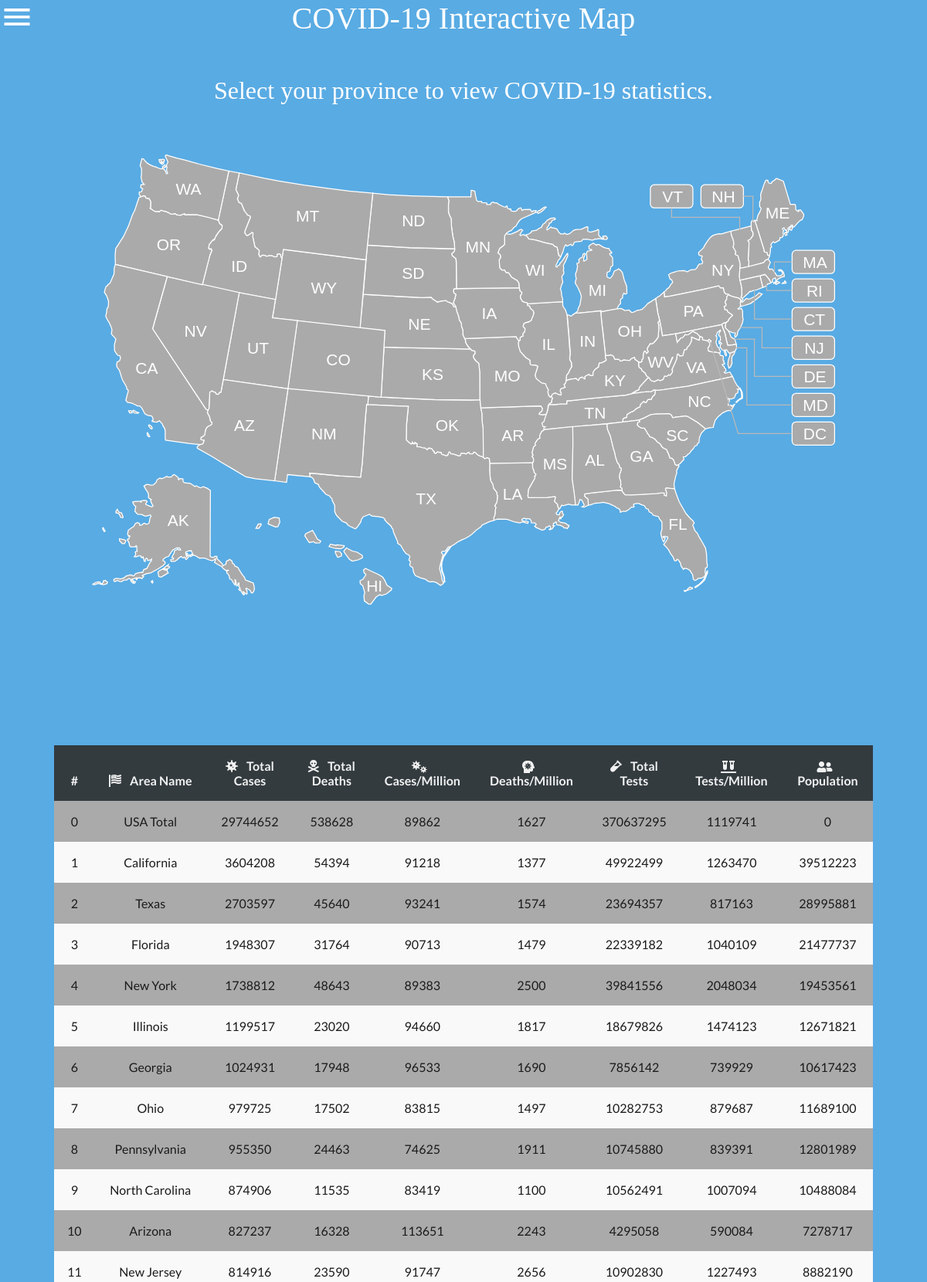
Screenshot of /map/ (upper part) with the database file from the repository.
### tables this page shows
CREATE TABLE COVIDSTATS (
            id INTEGER NOT NULL PRIMARY KEY AUTOINCREMENT,
            state_name TEXT,
            total_cases INTEGER,
            new_cases INTEGER,
            total_deaths INTEGER,
            new_deaths INTEGER,
            total_recovered INTEGER,
            active_cases INTEGER,
            case_mill INTEGER,
            death_mill INTEGER,
            total_tests INTEGER,
            test_mill INTEGER,
            population INTEGER
            );

### view.py (the view)
@app.route('/map/')
def map_route():
    conn = sl3.connect('platypodes.db')
    c = conn.cursor()
    c.execute("SELECT * FROM COVIDSTATS")
    return render_template("/homesite/map.html", rows=c.fetchall(), model=model.setup())

### model.py (called while the page is built)
def setup():
    name = "P2-Platypodes"
    source = {"name": name}  # source dictionary used to define certain Jinja variables
    project1 = "Frontend"  # frontend links
    projlinks1 = [
        Link("GitHub", "https://github.com/aymankazi9/P2-Platypodes/tree/main/templates")
    ]
    project2 = "Backend"  # backend links
    projlinks2 = [
        Link("GitHub", "https://github.com/aymankazi9/P2-Platypodes/blob/main/stats.py")
    ]
    proj1 = Model(project1, projlinks1)
    proj2 = Model(project2, projlinks2)
    projects = Models(source, [proj1, proj2])
    return projects

    def get_source(self):
        return self.source

    def get_model(self):
        return self.model

### templates/homesite/map.html (shortened to what this page needs)
{% extends "base.html" %}
{% block content %}
<head>
</head>
<body style="background-color: #59ABE3;">
<h1 style="text-align:center; color: white; font-family: Palatino"> COVID-19 Interactive Map </h1>
<h3 style="color: #59ABE3">~</h3>
<h2 style = "text-align:center; color: white; font-family: Palatino">Select your province to view COVID-19 statistics.</h2>
<h1 style="color: #59ABE3">~</h1>
<img src="/static/us%20map.svg" alt="USA" usemap="#usamap" width="962" height="583">
<h1 style="color: #59ABE3">~</h1>
<h1 style="color: #59ABE3">~</h1>
<table class="table table-hover" id="data">
    <thead>
    <tr>
        <th style="color: #f2f2f2; text-align: center">#</th>
        <th style="color: #f2f2f2; text-align: center"><i style="margin-right: 0.5em" class="fas fa-flag-usa"></i> Area Name</th>
        <th style="color: #f2f2f2; text-align: center"><i style="margin-right: 0.5em" class="fas fa-virus"></i> Total Cases</th>
        <th style="color: #f2f2f2; text-align: center"><i style="margin-right: 0.5em" class="fas fa-skull-crossbones"></i> Total Deaths</th>
        <th style="color: #f2f2f2; text-align: center"><i style="margin-right: 0.5em" class="fas fa-viruses"></i>Cases/Million</th>
        <th style="color: #f2f2f2; text-align: center"><i style="margin-right: 0.5em" class="fas fa-head-side-virus"></i> Deaths/Million</th>
        <th style="color: #f2f2f2; text-align: center"><i style="margin-right: 0.5em" class="fas fa-vial"></i> Total Tests</th>
        <th style="color: #f2f2f2; text-align: center"><i style="margin-right: 0.5em" class="fas fa-vials"></i> Tests/Million</th>
        <th style="color: #f2f2f2; text-align: center"><i style="margin-right: 0.5em" class="fas fa-user-friends"></i> Population</th>
    </tr>
    </thead>
    <tbody>
    {% for row in rows %}
    <tr id={{row[0]}}>
        <td id="row0" style="color: #1c1b1b; text-align: center">{{row[0]}}</td>
        <td id="row1" style="color: #1c1b1b; text-align: center">{{row[1]}}</td>
        <td id="row2" style="color: #1c1b1b; text-align: center">{{row[2]}}</td>
        <td id="row4" style="color: #1c1b1b; text-align: center">{{row[4]}}</td>
        <td id="row8" style="color: #1c1b1b; text-align: center">{{row[8]}}</td>
        <td id="row9" style="color: #1c1b1b; text-align: center">{{row[9]}}</td>
        <td id="row10" style="color: #1c1b1b; text-align: center">{{row[10]}}</td>
        <td id="row11" style="color: #1c1b1b; text-align: center">{{row[11]}}</td>
        <td id="row12" style="color: #1c1b1b; text-align: center">{{row[12]}}</td>
    </tr>
    {% endfor %}
    </tbody>
</table>
</body>
{% endblock %}

### templates/base.html (shortened to what this page needs)
{% set source = model.get_source() %}
{% set model = model.get_model() %}
{% set name = source["name"] %}
<html>
    <head>
        <link rel="stylesheet" href="https://stackpath.bootstrapcdn.com/bootstrap/4.3.1/css/bootstrap.min.css">
        <link rel="stylesheet" href="https://cdnjs.cloudflare.com/ajax/libs/font-awesome/4.7.0/css/font-awesome.min.css">
        <link rel="stylesheet" href="//use.fontawesome.com/releases/v5.15.2/css/all.css">
        <link rel="stylesheet" type="text/css" href="https://cdn.wpcc.io/lib/1.0.2/cookieconsent.min.css"/>
    </head>
    <body>
    <nav class="menu">
        <label for="menu__toggle" class="menu__toggle-label">
            <svg preserveAspectRatio='xMinYMin' viewBox='0 0 24 24'>
                <path d='M3,6H21V8H3V6M3,11H21V13H3V11M3,16H21V18H3V16Z' />
            </svg>
        </label>
    </nav>
    </body>
<body>
{% block content %}
{% endblock %}
</body>
</html>

### templates/base.html (style rules this page uses)
* { box-sizing: border-box; }
html, body { font-family: 'Lato', sans-serif; margin: 0; min-height: 100vh; padding: 0; }
html:before, svg { cursor: pointer; height: 44px; width: 44px; }
.menu { position: relative; width: 250px; }
.menu__toggle-label { height: 44px; left: 0; position: absolute; width: 44px; }
.menu__toggle-label svg { left: 0; position: absolute; top: 0; transition: transform 0.15s; z-index: 2; }

### templates/homesite/map.html (style rules this page uses)
img { display: block; margin-left: auto; margin-right: auto; }
#data { border-collapse: collapse; width: 100%; }
#data td, #data th { border: 0px solid #ddd; padding: 17px; }
#data tr:nth-child(even) { background-color: #f9f9f9; }
#data tr:nth-child(odd) { background-color: #aaaaaa; }
#data th { padding-top: 17px; padding-bottom: 17px; text-align: left; background-color: #333b3f; color: white; }
html { scroll-behavior: smooth; }
table { border:70px solid #59ABE3; }
table tr:first-child th:last-child { border-top-right-radius: 10px !important; }
table tr:first-child th:first-child { border-top-left-radius: 10px !important; }

### rows the page displays
COVIDSTATS: id "0", state_name "USA Total", total_cases "29744652", total_deaths "538628", case_mill "89862", death_mill "1627", total_tests "370637295", test_mill "1119741", population "0"
COVIDSTATS: id "1", state_name "California", total_cases "3604208", total_deaths "54394", case_mill "91218", death_mill "1377", total_tests "49922499", test_mill "1263470", population "39512223"
COVIDSTATS: id "2", state_name "Texas", total_cases "2703597", total_deaths "45640", case_mill "93241", death_mill "1574", total_tests "23694357", test_mill "817163", population "28995881"
COVIDSTATS: id "3", state_name "Florida", total_cases "1948307", total_deaths "31764", case_mill "90713", death_mill "1479", total_tests "22339182", test_mill "1040109", population "21477737"
COVIDSTATS: id "4", state_name "New York", total_cases "1738812", total_deaths "48643", case_mill "89383", death_mill "2500", total_tests "39841556", test_mill "2048034", population "19453561"
COVIDSTATS: id "5", state_name "Illinois", total_cases "1199517", total_deaths "23020", case_mill "94660", death_mill "1817", total_tests "18679826", test_mill "1474123", population "12671821"
COVIDSTATS: id "6", state_name "Georgia", total_cases "1024931", total_deaths "17948", case_mill "96533", death_mill "1690", total_tests "7856142", test_mill "739929", population "10617423"
COVIDSTATS: id "7", state_name "Ohio", total_cases "979725", total_deaths "17502", case_mill "83815", death_mill "1497", total_tests "10282753", test_mill "879687", population "11689100"
COVIDSTATS: id "8", state_name "Pennsylvania", total_cases "955350", total_deaths "24463", case_mill "74625", death_mill "1911", total_tests "10745880", test_mill "839391", population "12801989"
COVIDSTATS: id "9", state_name "North Carolina", total_cases "874906", total_deaths "11535", case_mill "83419", death_mill "1100", total_tests "10562491", test_mill "1007094", population "10488084"
COVIDSTATS: id "10", state_name "Arizona", total_cases "827237", total_deaths "16328", case_mill "113651", death_mill "2243", total_tests "4295058", test_mill "590084", population "7278717"
COVIDSTATS: id "11", state_name "New Jersey", total_cases "814916", total_deaths "23590", case_mill "91747", death_mill "2656", total_tests "10902830", test_mill "1227493", population "8882190"
